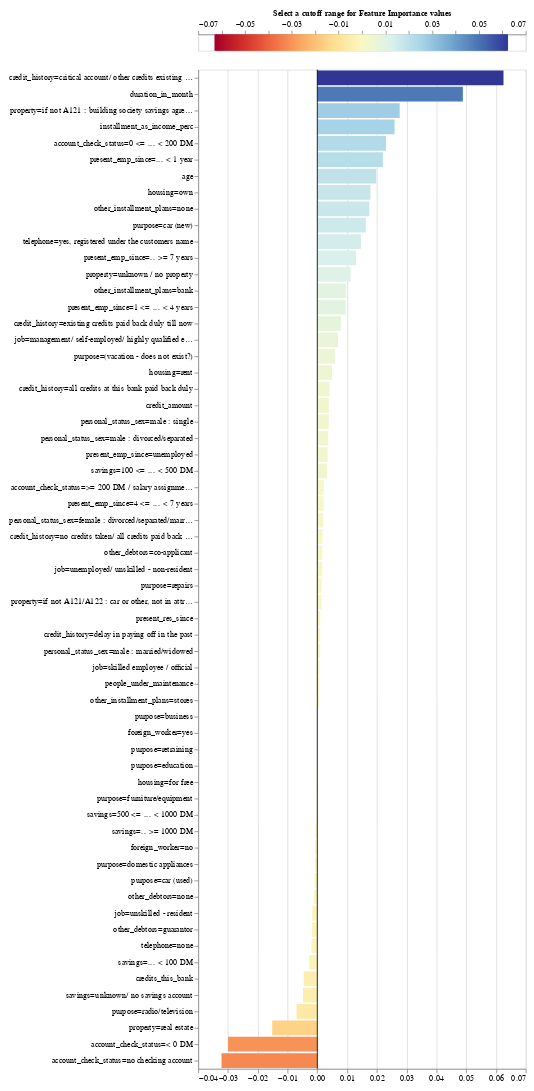

Notebook cell for this chart:
### Code cell
exp.plot_features_importance()

### Figure 1 — Vega-Lite specification as saved in the notebook (floating-point values rounded to 4 significant figures; data arrays with more than 128 entries replaced by an {"elided": "..."} marker saying what was removed)
{"config": {"view": {"continuousWidth": 400, "continuousHeight": 300}, "axis": {"labelFontSize": 10, "labelLimit": 225.0}}, "vconcat": [{"layer": [{"data": {"name": "data-30f3240959b2d9dc877cd3511071cbdd"}, "mark": {"type": "rule", "strokeWidth": 3}, "encoding": {"color": {"type": "quantitative", "field": "xValue", "legend": null, "scale": {"domain": [-0.06251, 0.06251], "domainMid": 0, "scheme": "redyellowblue"}}, "x": {"type": "quantitative", "axis": {"orient": "top", "titleFontSize": 10}, "field": "xValue", "title": "Select a cutoff range for Feature Importance values "}}}, {"data": {"name": "data-c7bc3ae69e1253e8223f70a11d04b99d"}, "mark": {"type": "rect", "color": "black", "height": 20, "opacity": 0.4, "tooltip": true}, "encoding": {"x": {"type": "quantitative", "field": "x_min"}, "x2": {"field": "x_max"}, "y": {"type": "quantitative", "axis": null, "field": "y"}}, "selection": {"Cutter": {"type": "single", "fields": ["cutoff"], "bind": {"input": "range", "max": 0.06251, "min": 0, "name": "Importance cutoff value (±) ", "step": 0.00125}, "init": {"cutoff": 0.0}}}, "transform": [{"calculate": "(-Cutter.cutoff)", "as": "x_min"}, {"calculate": "Cutter.cutoff", "as": "x_max"}]}], "height": 20}, {"layer": [{"data": {"name": "data-b2155f4b4ed482476c9a0aede197a7d8"}, "mark": "bar", "encoding": {"color": {"type": "quantitative", "field": "value", "legend": null, "scale": {"domain": [-0.06251, 0.06251], "domainMid": 0, "scheme": "blueorange"}}, "tooltip": [{"type": "nominal", "field": "name", "title": "Feature"}, {"type": "quantitative", "field": "value", "title": "Importance"}], "x": {"type": "quantitative", "field": "value", "title": null}, "y": {"type": "nominal", "field": "name", "sort": {"field": "value", "op": "mean", "order": "descending"}, "title": null}}, "selection": {"Cutter": {"type": "single", "fields": ["cutoff"], "bind": {"input": "range", "max": 0.06251, "min": 0, "name": "Importance cutoff value (±) ", "step": 0.00125}, "init": {"cutoff": 0.0}}}, "transform": [{"filter": "true || datum.value > -1 & datum.value < 1"}, {"filter": "((datum.value > Cutter.cutoff) || (datum.value < (-Cutter.cutoff)))"}]}, {"data": {"name": "data-9c00aa9dc2b1c1a0b4bf9b34ead12925"}, "mark": "rule", "encoding": {"x": {"type": "quantitative", "field": "x"}}}]}], "padding": 10, "$schema": "https://vega.github.io/schema/vega-lite/v4.8.1.json", "datasets": {"data-30f3240959b2d9dc877cd3511071cbdd": {"elided": "200 records"}, "data-c7bc3ae69e1253e8223f70a11d04b99d": [{"y": 0, "x": -0.5, "x2": 0.5}], "data-b2155f4b4ed482476c9a0aede197a7d8": [{"name": "duration_in_month", "value": 0.04887}, {"name": "credit_amount", "value": 0.003875}, {"name": "installment_as_income_perc", "value": 0.02593}, {"name": "present_res_since", "value": 0.0009822}, {"name": "age", "value": 0.01977}, {"name": "credits_this_bank", "value": -0.004556}, {"name": "people_under_maintenance", "value": 0.0006693}, {"name": "account_check_status=0 <= ... < 200 DM", "value": 0.02307}, {"name": "account_check_status=< 0 DM", "value": -0.02996}, {"name": "account_check_status=>= 200 DM / salary assignments for at least 1 year", "value": 0.002159}, {"name": "account_check_status=no checking account", "value": -0.03216}, {"name": "credit_history=all credits at this bank paid back duly", "value": 0.00409}, {"name": "credit_history=critical account/ other credits existing (not at this bank)", "value": 0.06251}, {"name": "credit_history=delay in paying off in the past", "value": 0.0009677}, {"name": "credit_history=existing credits paid back duly till now", "value": 0.007905}, {"name": "credit_history=no credits taken/ all credits paid back duly", "value": 0.00173}, {"name": "purpose=(vacation - does not exist?)", "value": 0.005908}, {"name": "purpose=business", "value": 0.000149}, {"name": "purpose=car (new)", "value": 0.01628}, {"name": "purpose=car (used)", "value": -0.000984}, {"name": "purpose=domestic appliances", "value": -0.0007159}, {"name": "purpose=education", "value": -0.0001813}, {"name": "purpose=furniture/equipment", "value": -0.0001893}, {"name": "purpose=radio/television", "value": -0.006982}, {"name": "purpose=repairs", "value": 0.001431}, {"name": "purpose=retraining", "value": -4.493e-05}, {"name": "savings=.. >= 1000 DM ", "value": -0.0006256}, {"name": "savings=... < 100 DM", "value": -0.002681}, {"name": "savings=100 <= ... < 500 DM", "value": 0.003296}, {"name": "savings=500 <= ... < 1000 DM ", "value": -0.0002722}, {"name": "savings=unknown/ no savings account", "value": -0.004816}, {"name": "present_emp_since=.. >= 7 years", "value": 0.01301}, {"name": "present_emp_since=... < 1 year ", "value": 0.02199}, {"name": "present_emp_since=1 <= ... < 4 years", "value": 0.009504}, {"name": "present_emp_since=4 <= ... < 7 years", "value": 0.002138}, {"name": "present_emp_since=unemployed", "value": 0.003481}, {"name": "personal_status_sex=female : divorced/separated/married", "value": 0.001981}, {"name": "personal_status_sex=male : divorced/separated", "value": 0.003679}, {"name": "personal_status_sex=male : married/widowed", "value": 0.0009453}, {"name": "personal_status_sex=male : single", "value": 0.003852}, {"name": "other_debtors=co-applicant", "value": 0.001679}, {"name": "other_debtors=guarantor", "value": -0.001876}, {"name": "other_debtors=none", "value": -0.001089}, {"name": "property=if not A121 : building society savings agreement/ life insurance", "value": 0.02765}, {"name": "property=if not A121/A122 : car or other, not in attribute 6", "value": 0.001426}, {"name": "property=real estate", "value": -0.01515}, {"name": "property=unknown / no property", "value": 0.01116}, {"name": "other_installment_plans=bank", "value": 0.009693}, {"name": "other_installment_plans=none", "value": 0.01744}, {"name": "other_installment_plans=stores", "value": 0.000577}, {"name": "housing=for free", "value": -0.0001822}, {"name": "housing=own", "value": 0.01784}, {"name": "housing=rent", "value": 0.004915}, {"name": "job=management/ self-employed/ highly qualified employee/ officer", "value": 0.006953}, {"name": "job=skilled employee / official", "value": 0.0007983}, {"name": "job=unemployed/ unskilled - non-resident", "value": 0.001673}, {"name": "job=unskilled - resident", "value": -0.001705}, {"name": "telephone=none", "value": -0.002006}, {"name": "telephone=yes, registered under the customers name ", "value": 0.01462}, {"name": "foreign_worker=no", "value": -0.0006748}, {"name": "foreign_worker=yes", "value": 3.262e-05}], "data-9c00aa9dc2b1c1a0b4bf9b34ead12925": [{"x": 0}]}}
